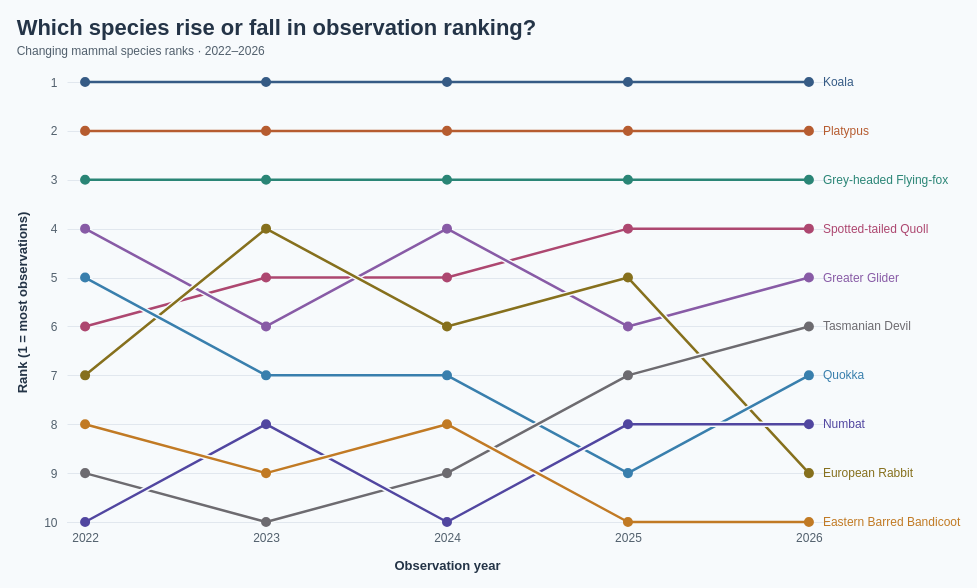

Vega-Lite specification for this chart:
### Vega specification from a JSON file in a GitHub repository (floating-point values rounded to 4 significant figures)
{"$schema": "https://vega.github.io/schema/vega/v5.json", "description": "Annual observation ranks among the ten most recorded mammal species in 2022–2026, selected by total records in that period from Dataset/observations-794195.csv. Subspecies are merged using the first two scientific-name components; genus-only records are excluded. Annual ranks are ordinal: descending observation count, with scientific name ascending breaking ties. Zero observations are retained and shown as hollow points. Counts reflect reporting activity, not animal abundance. Aggregated counts are embedded for standalone use. Species colours are shared across mammal charts. Eastern Barred Bandicoot is amber and Numbat is indigo; background strokes separate trajectory crossings without changing ranks. Uses the 5 most recent available observation years (2022–2026), including partial 2026.", "width": 760, "height": 440, "padding": 16, "background": "#f7fafc", "title": {"text": "Which species rise or fall in observation ranking?", "subtitle": ["Changing mammal species ranks · 2022–2026"], "anchor": "start", "font": "Arial", "fontSize": 22, "color": "#243447", "subtitleFont": "Arial", "subtitleFontSize": 12, "subtitleColor": "#52606d", "offset": 16, "subtitlePadding": 6, "subtitleLineHeight": 16}, "signals": [{"name": "hoveredSpecies", "value": null, "on": [{"events": "@trajectories:mouseover, @points:mouseover, @speciesLabels:mouseover", "update": "datum.scientific_name"}, {"events": "@trajectories:mouseout, @points:mouseout, @speciesLabels:mouseout", "update": "null"}]}], "data": [{"name": "annualCounts", "values": [{"scientific_name": "Phascolarctos cinereus", "species": "Koala", "year": 2022, "count": 322}, {"scientific_name": "Phascolarctos cinereus", "species": "Koala", "year": 2023, "count": 320}, {"scientific_name": "Phascolarctos cinereus", "species": "Koala", "year": 2024, "count": 451}, {"scientific_name": "Phascolarctos cinereus", "species": "Koala", "year": 2025, "count": 315}, {"scientific_name": "Phascolarctos cinereus", "species": "Koala", "year": 2026, "count": 191}, {"scientific_name": "Ornithorhynchus anatinus", "species": "Platypus", "year": 2022, "count": 82}, {"scientific_name": "Ornithorhynchus anatinus", "species": "Platypus", "year": 2023, "count": 117}, {"scientific_name": "Ornithorhynchus anatinus", "species": "Platypus", "year": 2024, "count": 138}, {"scientific_name": "Ornithorhynchus anatinus", "species": "Platypus", "year": 2025, "count": 124}, {"scientific_name": "Ornithorhynchus anatinus", "species": "Platypus", "year": 2026, "count": 54}, {"scientific_name": "Pteropus poliocephalus", "species": "Grey-headed Flying-fox", "year": 2022, "count": 40}, {"scientific_name": "Pteropus poliocephalus", "species": "Grey-headed Flying-fox", "year": 2023, "count": 79}, {"scientific_name": "Pteropus poliocephalus", "species": "Grey-headed Flying-fox", "year": 2024, "count": 120}, {"scientific_name": "Pteropus poliocephalus", "species": "Grey-headed Flying-fox", "year": 2025, "count": 58}, {"scientific_name": "Pteropus poliocephalus", "species": "Grey-headed Flying-fox", "year": 2026, "count": 44}, {"scientific_name": "Dasyurus maculatus", "species": "Spotted-tailed Quoll", "year": 2022, "count": 17}, {"scientific_name": "Dasyurus maculatus", "species": "Spotted-tailed Quoll", "year": 2023, "count": 29}, {"scientific_name": "Dasyurus maculatus", "species": "Spotted-tailed Quoll", "year": 2024, "count": 38}, {"scientific_name": "Dasyurus maculatus", "species": "Spotted-tailed Quoll", "year": 2025, "count": 44}, {"scientific_name": "Dasyurus maculatus", "species": "Spotted-tailed Quoll", "year": 2026, "count": 31}, {"scientific_name": "Petauroides volans", "species": "Greater Glider", "year": 2022, "count": 24}, {"scientific_name": "Petauroides volans", "species": "Greater Glider", "year": 2023, "count": 27}, {"scientific_name": "Petauroides volans", "species": "Greater Glider", "year": 2024, "count": 49}, {"scientific_name": "Petauroides volans", "species": "Greater Glider", "year": 2025, "count": 32}, {"scientific_name": "Petauroides volans", "species": "Greater Glider", "year": 2026, "count": 22}, {"scientific_name": "Oryctolagus cuniculus", "species": "European Rabbit", "year": 2022, "count": 14}, {"scientific_name": "Oryctolagus cuniculus", "species": "European Rabbit", "year": 2023, "count": 37}, {"scientific_name": "Oryctolagus cuniculus", "species": "European Rabbit", "year": 2024, "count": 33}, {"scientific_name": "Oryctolagus cuniculus", "species": "European Rabbit", "year": 2025, "count": 35}, {"scientific_name": "Oryctolagus cuniculus", "species": "European Rabbit", "year": 2026, "count": 4}, {"scientific_name": "Setonix brachyurus", "species": "Quokka", "year": 2022, "count": 22}, {"scientific_name": "Setonix brachyurus", "species": "Quokka", "year": 2023, "count": 20}, {"scientific_name": "Setonix brachyurus", "species": "Quokka", "year": 2024, "count": 33}, {"scientific_name": "Setonix brachyurus", "species": "Quokka", "year": 2025, "count": 21}, {"scientific_name": "Setonix brachyurus", "species": "Quokka", "year": 2026, "count": 10}, {"scientific_name": "Sarcophilus harrisii", "species": "Tasmanian Devil", "year": 2022, "count": 11}, {"scientific_name": "Sarcophilus harrisii", "species": "Tasmanian Devil", "year": 2023, "count": 17}, {"scientific_name": "Sarcophilus harrisii", "species": "Tasmanian Devil", "year": 2024, "count": 25}, {"scientific_name": "Sarcophilus harrisii", "species": "Tasmanian Devil", "year": 2025, "count": 25}, {"scientific_name": "Sarcophilus harrisii", "species": "Tasmanian Devil", "year": 2026, "count": 12}, {"scientific_name": "Myrmecobius fasciatus", "species": "Numbat", "year": 2022, "count": 8}, {"scientific_name": "Myrmecobius fasciatus", "species": "Numbat", "year": 2023, "count": 19}, {"scientific_name": "Myrmecobius fasciatus", "species": "Numbat", "year": 2024, "count": 20}, {"scientific_name": "Myrmecobius fasciatus", "species": "Numbat", "year": 2025, "count": 22}, {"scientific_name": "Myrmecobius fasciatus", "species": "Numbat", "year": 2026, "count": 8}, {"scientific_name": "Perameles gunnii", "species": "Eastern Barred Bandicoot", "year": 2022, "count": 14}, {"scientific_name": "Perameles gunnii", "species": "Eastern Barred Bandicoot", "year": 2023, "count": 17}, {"scientific_name": "Perameles gunnii", "species": "Eastern Barred Bandicoot", "year": 2024, "count": 26}, {"scientific_name": "Perameles gunnii", "species": "Eastern Barred Bandicoot", "year": 2025, "count": 13}, {"scientific_name": "Perameles gunnii", "species": "Eastern Barred Bandicoot", "year": 2026, "count": 4}]}, {"name": "ranked", "source": "annualCounts", "transform": [{"type": "window", "groupby": ["year"], "sort": {"field": ["count", "scientific_name"], "order": ["descending", "ascending"]}, "ops": ["row_number"], "as": ["rank"]}]}, {"name": "endpoints", "source": "ranked", "transform": [{"type": "filter", "expr": "datum.year == 2026"}]}, {"name": "highlight", "source": "ranked", "transform": [{"type": "filter", "expr": "datum.scientific_name == hoveredSpecies"}, {"type": "collect", "sort": {"field": "year"}}]}], "scales": [{"name": "x", "type": "point", "domain": [2022, 2023, 2024, 2025, 2026], "range": "width", "padding": 0.1}, {"name": "y", "type": "linear", "domain": [1, 10], "range": [0, 440], "zero": false, "nice": false}, {"name": "color", "type": "ordinal", "domain": ["Phascolarctos cinereus", "Ornithorhynchus anatinus", "Pteropus poliocephalus", "Petauroides volans", "Dasyurus maculatus", "Oryctolagus cuniculus", "Setonix brachyurus", "Sarcophilus harrisii", "Perameles gunnii", "Myrmecobius fasciatus"], "range": ["#365B85", "#B65C30", "#2A8576", "#885BA6", "#AD4770", "#86701D", "#397FAD", "#6D6B70", "#C17A24", "#5146A0"]}], "axes": [{"orient": "bottom", "scale": "x", "title": "Observation year", "labelPadding": 10, "tickSize": 0, "domainColor": "#c9d3df", "labelColor": "#52606d", "titleColor": "#243447", "titlePadding": 16, "format": "d"}, {"orient": "left", "scale": "y", "title": "Rank (1 = most observations)", "values": [1, 2, 3, 4, 5, 6, 7, 8, 9, 10], "format": "d", "grid": true, "gridColor": "#e1e7ee", "domain": false, "tickSize": 0, "labelPadding": 10, "labelColor": "#52606d", "titleColor": "#243447", "titlePadding": 14}], "marks": [{"type": "group", "from": {"facet": {"name": "series", "data": "ranked", "groupby": ["scientific_name"]}}, "marks": [{"type": "line", "from": {"data": "series"}, "sort": {"field": "datum.year"}, "encode": {"update": {"x": {"scale": "x", "field": "year"}, "y": {"scale": "y", "field": "rank"}, "stroke": {"value": "#f7fafc"}, "strokeWidth": {"signal": "hoveredSpecies == datum.scientific_name ? 7 : 5.5"}, "opacity": {"signal": "hoveredSpecies == null || hoveredSpecies == datum.scientific_name ? 1 : 0.12"}, "strokeCap": {"value": "round"}, "strokeJoin": {"value": "round"}, "cursor": {"value": "pointer"}}}, "interactive": false}, {"name": "trajectories", "type": "line", "from": {"data": "series"}, "sort": {"field": "datum.year"}, "encode": {"update": {"x": {"scale": "x", "field": "year"}, "y": {"scale": "y", "field": "rank"}, "stroke": {"scale": "color", "field": "scientific_name"}, "strokeWidth": {"signal": "hoveredSpecies == datum.scientific_name ? 4 : 2.5"}, "opacity": {"signal": "hoveredSpecies == null || hoveredSpecies == datum.scientific_name ? 1 : 0.12"}, "strokeCap": {"value": "round"}, "strokeJoin": {"value": "round"}, "cursor": {"value": "pointer"}}}}]}, {"type": "line", "interactive": false, "from": {"data": "highlight"}, "encode": {"update": {"x": {"scale": "x", "field": "year"}, "y": {"scale": "y", "field": "rank"}, "stroke": {"value": "#f7fafc"}, "strokeWidth": {"value": 7}, "opacity": {"value": 1}, "strokeCap": {"value": "round"}, "strokeJoin": {"value": "round"}, "cursor": {"value": "pointer"}}}}, {"type": "line", "interactive": false, "from": {"data": "highlight"}, "encode": {"update": {"x": {"scale": "x", "field": "year"}, "y": {"scale": "y", "field": "rank"}, "stroke": {"scale": "color", "field": "scientific_name"}, "strokeWidth": {"value": 4}, "opacity": {"value": 1}, "strokeCap": {"value": "round"}, "strokeJoin": {"value": "round"}, "cursor": {"value": "pointer"}}}}, {"name": "points", "type": "symbol", "from": {"data": "ranked"}, "encode": {"update": {"x": {"scale": "x", "field": "year"}, "y": {"scale": "y", "field": "rank"}, "size": {"signal": "hoveredSpecies == datum.scientific_name ? 120 : 65"}, "fill": {"signal": "datum.count == 0 ? '#f7fafc' : scale('color', datum.scientific_name)"}, "stroke": {"scale": "color", "field": "scientific_name"}, "strokeWidth": {"value": 2}, "opacity": {"signal": "hoveredSpecies == null || hoveredSpecies == datum.scientific_name ? 1 : 0.12"}, "cursor": {"value": "pointer"}, "tooltip": {"signal": "{'Species': datum.species, 'Scientific name': datum.scientific_name, 'Year': datum.year, 'Rank among selected 10': datum.rank, 'Observations': datum.count}"}}}}, {"name": "speciesLabels", "type": "text", "from": {"data": "endpoints"}, "encode": {"update": {"x": {"scale": "x", "field": "year", "offset": 14}, "y": {"scale": "y", "field": "rank"}, "text": {"field": "species"}, "baseline": {"value": "middle"}, "fill": {"scale": "color", "field": "scientific_name"}, "fontSize": {"value": 12}, "fontWeight": {"signal": "hoveredSpecies == datum.scientific_name ? 'bold' : 'normal'"}, "opacity": {"signal": "hoveredSpecies == null || hoveredSpecies == datum.scientific_name ? 1 : 0.12"}, "cursor": {"value": "pointer"}, "tooltip": {"signal": "{'Species': datum.species, 'Scientific name': datum.scientific_name, 'Year': datum.year, 'Rank among selected 10': datum.rank, 'Observations': datum.count}"}}}}], "config": {"text": {"font": "Arial"}, "axis": {"labelFont": "Arial", "titleFont": "Arial", "labelFontSize": 12, "titleFontSize": 13}}, "usermeta": {"observationWindow": {"source": "Dataset/observations-794195.csv", "dateField": "observed_on", "years": [2022, 2023, 2024, 2025, 2026], "yearCount": 5, "includesPartialLatestYear": true}}}
